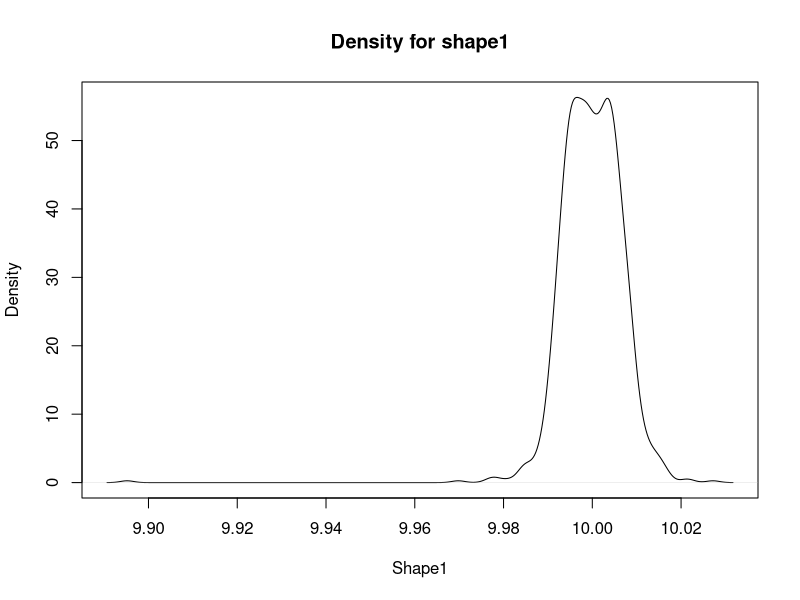
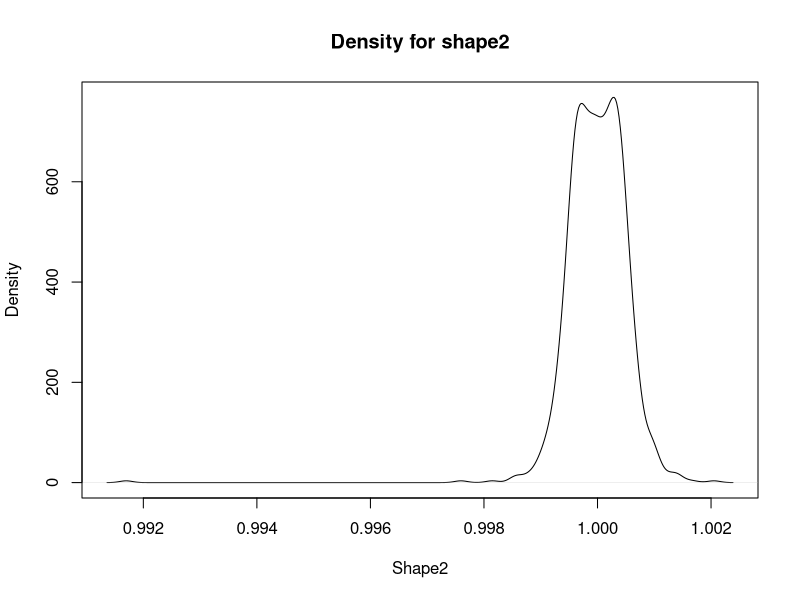

Reproduce these figures in R, in order.
## ---- chunk 1
findParams <- function(q = c(-1.959964, 0.000000, 1.959964), p = c(0.025,  0.50, 0.975), output = "complete", densit="pnorm", params = c("mean", "sd"), initVals = rep(1, times = l)) {
    l <- length(params)
    cl <- vector("list", 2  + length(params))
    cl[[1]] <- as.name(densit)
    cl[[2]] <- q
    names(cl) <- c(NA, "q", params)
    mode(cl) <- "call"
    quadraticFun <- function(x) {
        cl[3:(l+2)] <- x
        res <- eval(cl)
        sum((res - p)^2)
    }    
    res <- optim(initVals, quadraticFun)
    if (output == "parameters") {
        return(res$par)
    }
    return(res)
}
## ---- chunk 2
# X = seq... is the set of values to try, from min(q) to max(q). 
parameters <- sapply(X = seq(0.6915029, 0.9974714, length.out = 1000),
                     FUN = function(x) {
                         findParams(q = c(0.6915029, 0.9330330, 0.9974714),
                                    p = c(0.025, 0.5, 0.975),
                                    densit = "pbeta",
                                    params = c("shape1", "shape2"),
                                    initVals = c(x, x))$par
                     },
                     simplify = TRUE)

plot(density(t(parameters)[, 1]), main = "Density for shape1", xlab = "Shape1", ylab = "Density")
plot(density(t(parameters)[, 2]), main = "Density for shape2", xlab = "Shape2", ylab = "Density")
